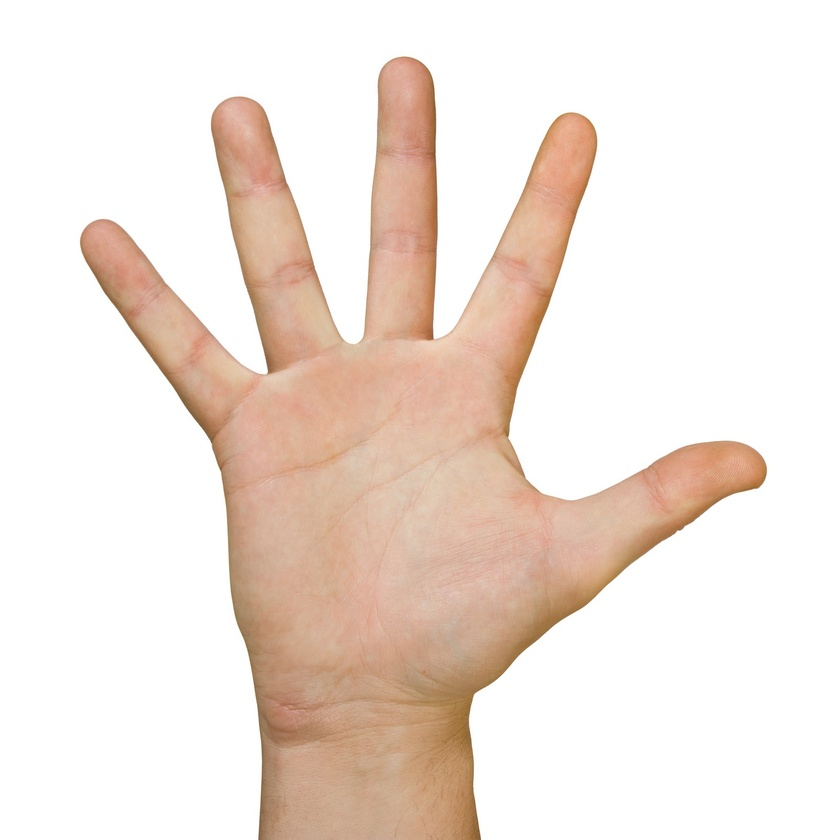
#> input picture palm.jpg, 840 x 840 px, shrunk from 1600 x 1600 before the run
$ jupyter execute palmline_detection.ipynb
#> lines starting #> are read from the running program, lines starting #| are printed output that depends on the picture; after the words box and inside, x2 and y2 are one past the last pixel; in counts of white or black regions, pixels touching at a corner belong together
<a href="https://colab.research.google.com/github/Nitish9299/PalmLine-Detection/blob/master/palmline_detection.ipynb" target="_parent"></a>

**Importing Libraries**

[cell 1]
import cv2
from google.colab.patches import cv2_imshow

[cell 2]
img = cv2.imread('palm.jpg')
#> img is the input picture: shape (840, 840, 3); mean B, G, R 219.1, 227.6, 240.7

**Original image**

[cell 3]
cv2_imshow(img)

**Converting BGR to Gray**

[cell 4]
gray_img = cv2.cvtColor(img, cv2.COLOR_BGR2GRAY)
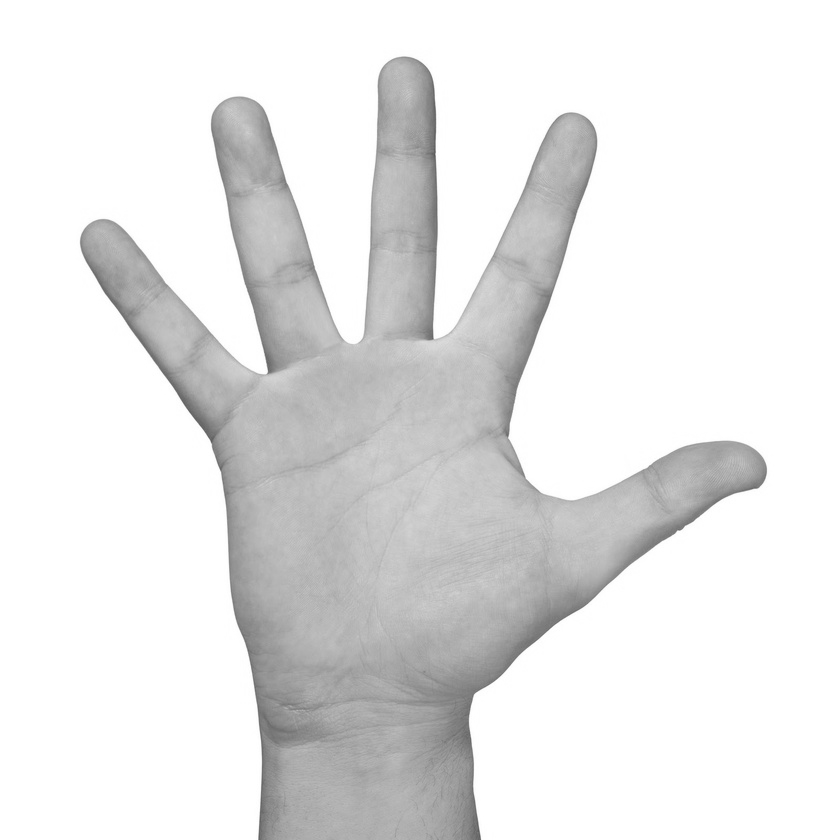
#> gray_img: shape (840, 840); min 86, max 255, mean 230.6

Now we use **canny edge detector** to find the Palm Lines

[cell 5]
edges = cv2.Canny(gray_img,40,55,apertureSize = 3)
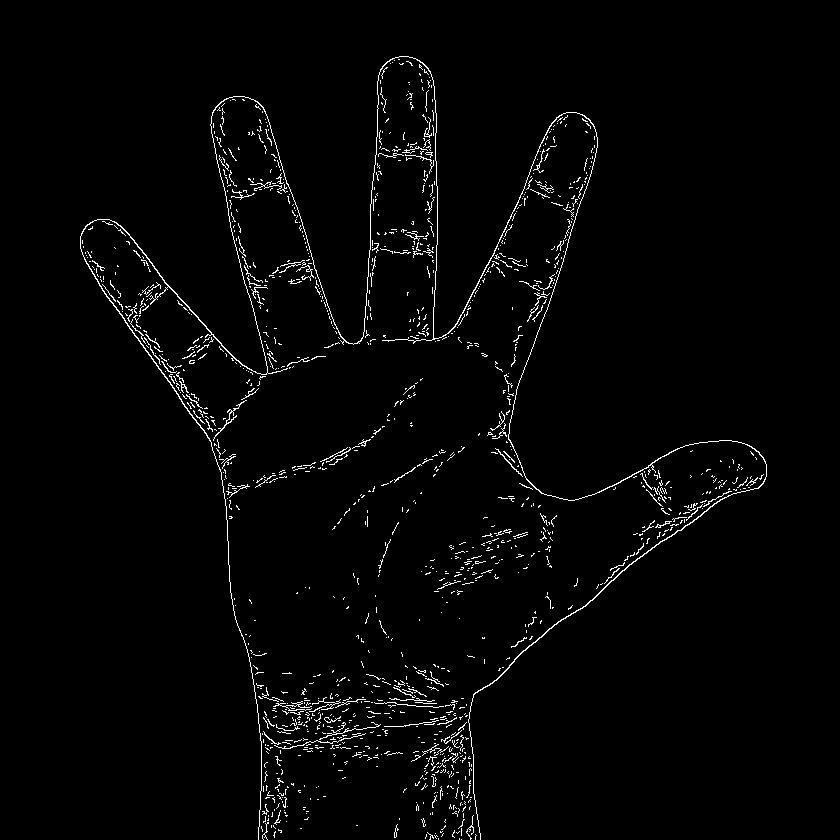
#> edges: shape (840, 840); 2.1% white in thin lines or dots, all inside (x1, y1, x2, y2) = (80, 56, 767, 840)
cv2_imshow(edges)

Now we revert the colors so that recognized lines are to black

[cell 6]
edges = cv2.bitwise_not(edges)
cv2_imshow(edges)

Blend the previous image, with the original image

[cell 7]
cv2.imwrite('palmline.jpg',edges)
palmlines = cv2.imread('palmline.jpg')
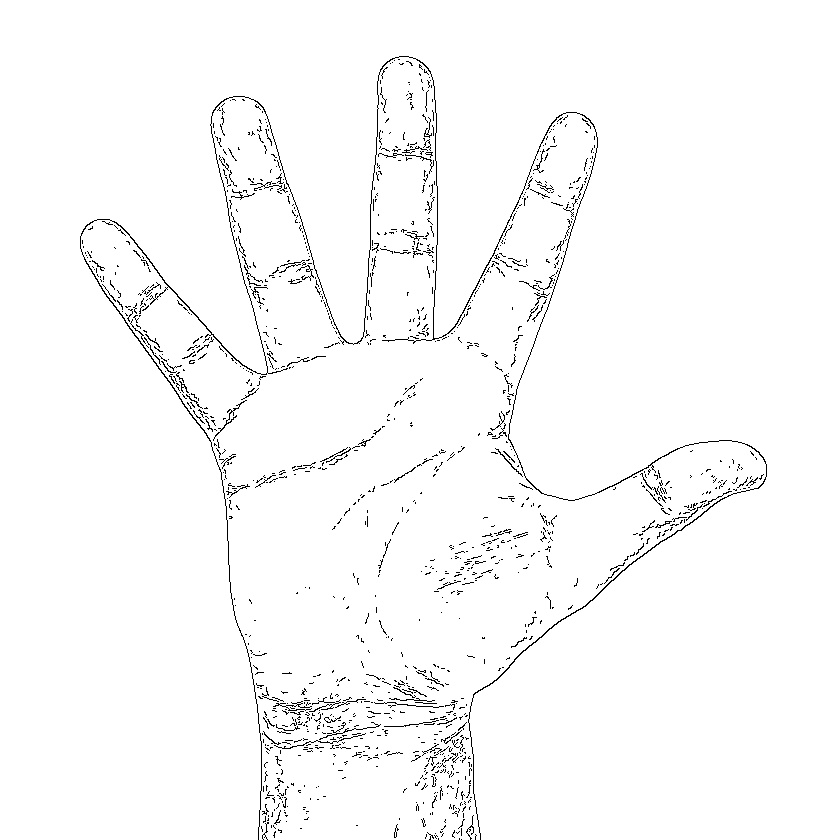
#> palmlines: shape (840, 840, 3); min 0, max 255, mean 249.6

[cell 8]
img1 = cv2.addWeighted(palmlines, 0.3, img , 0.7 , 0)
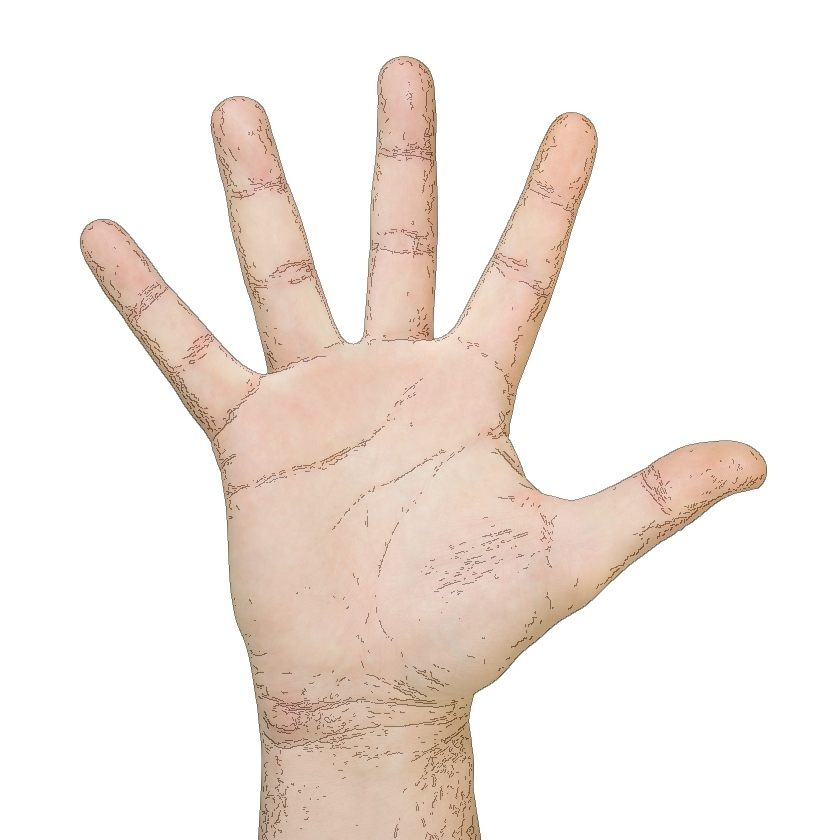
#> img1: shape (840, 840, 3); mean B, G, R 228.2, 234.2, 243.4
cv2_imshow(img1)
